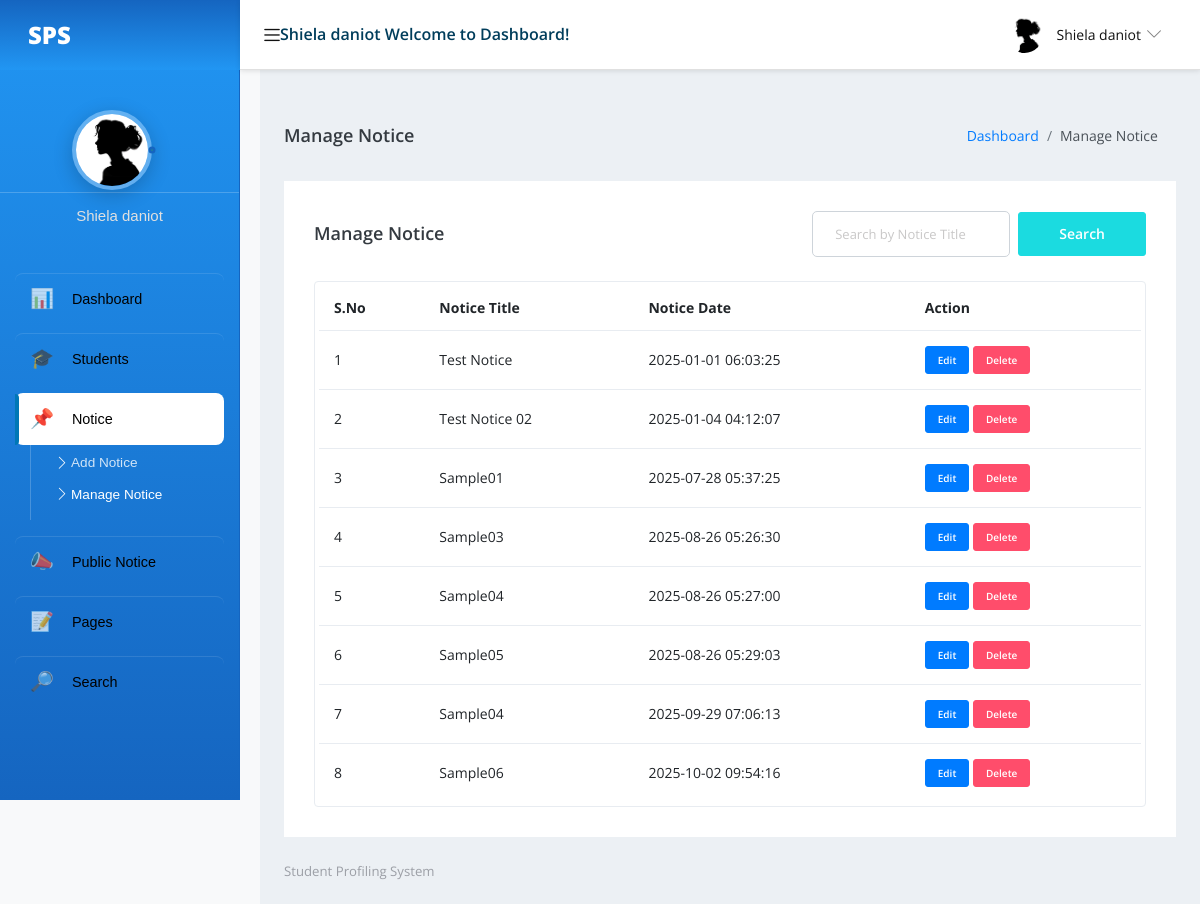
The page /staff/manage-notice.php (signed in) on the database as committed earlier.
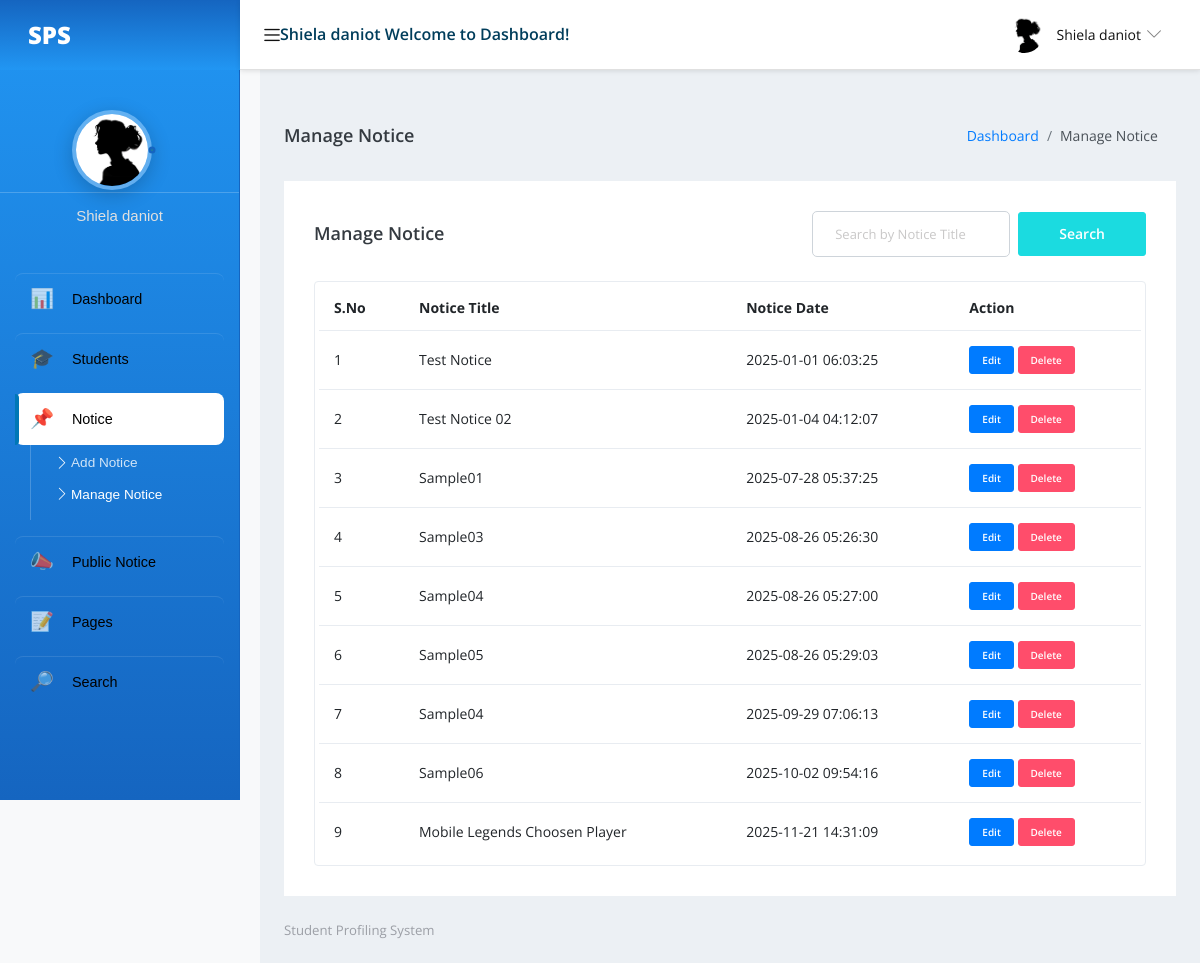
The same page on the database as committed later.
### tables this page shows
CREATE TABLE `tblstaff` (
  `ID` int(11) NOT NULL,
  `StaffName` varchar(100) NOT NULL,
  `UserName` varchar(50) NOT NULL,
  `Email` varchar(100) NOT NULL,
  `Image` varchar(255) DEFAULT NULL,
  `Password` varchar(255) NOT NULL,
  `StaffRegdate` datetime DEFAULT current_timestamp(),
  `Status` tinyint(1) NOT NULL DEFAULT 1
);

CREATE TABLE `tblnotice` (
  `ID` int(5) NOT NULL,
  `NoticeTitle` mediumtext DEFAULT NULL,
  `NoticeMsg` mediumtext DEFAULT NULL,
  `CreationDate` timestamp NULL DEFAULT current_timestamp()
);

### staff/manage-notice.php (the view, shortened to what the changed rows need)
<?php
include('includes/dbconnection.php');
if (strlen($_SESSION['sturecmsstaffid']) == 0) {
    header('location:logout.php');
    exit;
} else {
    ?>
    <!DOCTYPE html>
    <html lang="en">
    <head>
        <link rel="stylesheet" href="vendors/simple-line-icons/css/simple-line-icons.css">
        <link rel="stylesheet" href="vendors/flag-icon-css/css/flag-icon.min.css">
        <link rel="stylesheet" href="vendors/css/vendor.bundle.base.css">
        <link rel="stylesheet" href="css/style.css">
        <link rel="stylesheet" href="./css/style(v2).css">
    </head>
    <body>
        <div class="container-scroller">
            <?php include_once('includes/header.php'); ?>
            <div class="container-fluid page-body-wrapper">
                <?php include_once('includes/sidebar.php'); ?>
                <div class="main-panel">
                    <div class="content-wrapper">
                        <div class="row">
                            <div class="col-md-12 grid-margin stretch-card">
                                <div class="card">
                                    <div class="card-body">
                                        <div class="table-responsive border rounded p-1 card-view">
                                            <table class="table">
                                                <thead>
                                                    <tr>
                                                        <th class="font-weight-bold">S.No</th>
                                                        <th class="font-weight-bold">Notice Title</th>
                                                        <th class="font-weight-bold">Notice Date</th>
                                                        <th class="font-weight-bold">Action</th>
                                                    </tr>
                                                </thead>
                                                <tbody>
                                                    <?php
                                                    $sql = "SELECT NoticeTitle, CreationDate, ID as nid FROM tblnotice";
                                                    $query = $dbh->prepare($sql);
                                                    $query->execute();
                                                    $results = $query->fetchAll(PDO::FETCH_OBJ);
                                                    $cnt = 1;
                                                    if ($query->rowCount() > 0) {
                                                        foreach ($results as $row) { ?>
                                                            <tr>
                                                                <td data-label="S.No"><?php echo htmlentities($cnt); ?></td>
                                                                <td data-label="Notice Title"><?php echo htmlentities($row->NoticeTitle); ?></td>
                                                                <td data-label="Notice Date"><?php echo htmlentities($row->CreationDate); ?></td>
                                                                <td data-label="Action">
                                                                    <div>
                                                                        <a href="edit-notice-detail.php?editid=<?php echo htmlentities($row->nid); ?>"
                                                                            class="btn btn-info btn-xs">Edit</a>
                                                                        <a href="manage-notice.php?delid=<?php echo htmlentities($row->nid); ?>"
                                                                            onclick="return confirm('Do you really want to delete?');"
                                                                            class="btn btn-danger btn-xs">Delete</a>
                                                                    </div>
                                                                </td>
                                                            </tr>
                                                            <?php $cnt++;
                                                        }
                                                    } ?>
                                                </tbody>
                                            </table>
                                        </div>
                                    </div>
                                </div>
                            </div>
                        </div>
                    </div>
                </div>
            </div>
        </div>
    </body>
    </html>
<?php } ?>

### staff/includes/header.php (shortened to what the changed rows need)
<nav class="navbar default-layout-navbar col-lg-12 col-12 p-0 fixed-top d-flex flex-row">
  <?php
  $sid = $_SESSION['sturecmsstaffid'];
  $sql = "SELECT * FROM tblstaff WHERE ID=:sid";
  $query = $dbh->prepare($sql);
  $query->bindParam(':sid', $sid, PDO::PARAM_STR);
  $query->execute();
  $results = $query->fetchAll(PDO::FETCH_OBJ);
  if ($query->rowCount() > 0) {
    foreach ($results as $row) {
      $profileImg = !empty($row->Image) ? "../admin/images/" . $row->Image : "images/faces/face8.jpg";
      ?>
      <div class="navbar-menu-wrapper d-flex align-items-center flex-grow-1        <button class="navbar-toggler navbar-toggler-right d-lg-none align-self-center" type="button"
          data-toggle="offcanvas">
          <span class="icon-menu"></span>
        <h5 class="mb-0 font-weight-medium d-none d-lg-flex"><?php echo htmlentities($row->StaffName); ?> Welcome to Dashboard!
        </h5>
        <ul class="navbar-nav navbar-nav-right ml-auto">
          <li class="nav-item dropdown user-dropdown">
            <a class="nav-link dropdown-toggle" id="UserDropdown" href="#" data-toggle="dropdown" aria-expanded="false">
              <img class="img-xs rounded-circle ml-2" src="<?php echo $profileImg; ?>" alt="Profile image"> <span
                class="font-weight-normal"> <?php echo htmlentities($row->StaffName); ?> </span></a>
          </li>
        </ul>
      </div>
    <?php }
  } ?>
</nav>

### staff/includes/sidebar.php (shortened to what the changed rows need)
<nav class="sidebar sidebar-offcanvas" id="sidebar">
  <ul class="nav">
    <br><br><br><br><br>
    <li class="nav-item nav-profile">
      <?php
      $sid = $_SESSION['sturecmsstaffid'];
      $sql = "SELECT * from tblstaff where ID=:sid";
      $query = $dbh->prepare($sql);
      $query->bindParam(':sid', $sid, PDO::PARAM_STR);
      $query->execute();
      $results = $query->fetchAll(PDO::FETCH_OBJ);
      if ($query->rowCount() > 0) {
        foreach ($results as $row) {
          $profileImg = !empty($row->Image) ? "../admin/images/" . htmlentities($row->Image) : "images/faces/face8.jpg";
          ?>
          <a href="profile.php" class="nav-link">
            <div class="profile-image">
              <img class="img-xs rounded-circle" src="<?php echo $profileImg; ?>" alt="profile image">
              <div class="dot-indicator bg-success"></div>
            </div>
            <div class="text-wrapper">
              <p class="profile-name"><?php echo htmlentities($row->StaffName); ?></p>
            </div>
          </a>
        <?php }
      } ?>
    </li>
    <br><br><br><br><br>
  </ul>
</nav>

Rows that differ between the two databases and show on the page:
added tblnotice: NoticeTitle "Mobile Legends Choosen Player", CreationDate "2025-11-21 14:31:09"
